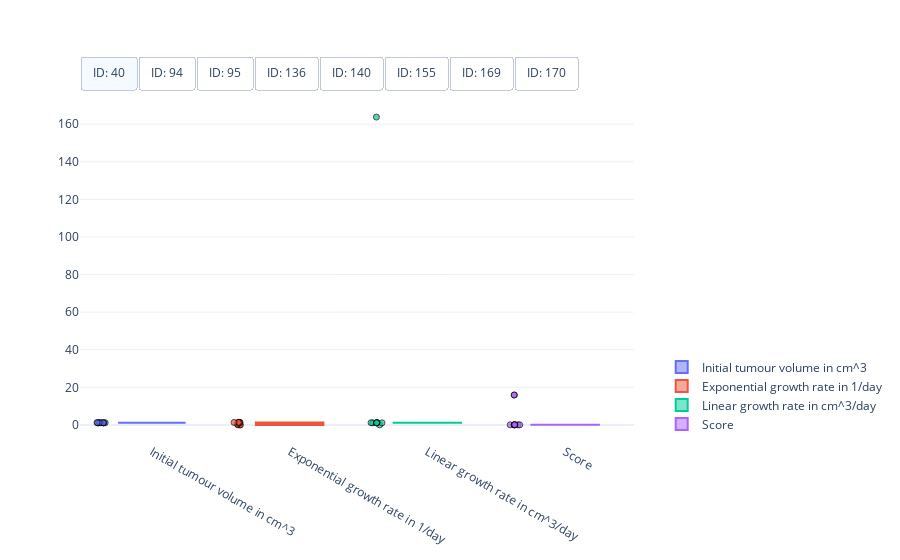

Notebook code for this chart:
### Code cell
#
# Visualisation of the spread of optimised model parameters for multiple runs from different initial points.
#
# This cell needs the above optimised initial parameter from psi_0=(1, 1, 1) and the five runs from a random initial starting point, and their respective objective function scores, as well as the data
# [mouse_parameters_multi_runs_log_transformed, mouse_scores_multi_runs_log_transformed, data]
#

import plotly.colors
import plotly.graph_objects as go


# Get mouse ids
mouse_ids = data['#ID'].unique()

# Get number of parameters + score (for visualisation)
n_params = mouse_parameters.shape[1] + 1

# Define colorscheme
colors = plotly.colors.qualitative.Plotly[:n_params]

# Get optimised parameters
optimised_parameters = mouse_parameters_multi_runs_log_transformed

# Get optimised parameters
scores = mouse_scores_multi_runs_log_transformed

# Create figure
fig = go.Figure()

# Box plot of optimised model parameters
for index, id_m in enumerate(mouse_ids):
    # Get optimised parameters
    parameters = optimised_parameters[index, ...]

    # Get scores
    score = scores[index, :]

    # Create box plot of for initial tumour volume
    fig.add_trace(
        go.Box(
            y=parameters[:, 0],  
            name="Initial tumour volume in cm^3",
            boxpoints='all',
            jitter=0.2,
            pointpos=-1.5,
            visible=True if index == 0 else False,
            marker=dict(
                symbol='circle',
                opacity=0.7,
                line=dict(color='black', width=1)),
            marker_color=colors[0],
            line_color=colors[0]))

    # Create box plot of for exponential tumour growth
    fig.add_trace(
        go.Box(
            y=parameters[:, 1],  
            name="Exponential growth rate in 1/day",
            boxpoints='all',
            jitter=0.2,
            pointpos=-1.5,
            visible=True if index == 0 else False,
            marker=dict(
                symbol='circle',
                opacity=0.7,
                line=dict(color='black', width=1)),
            marker_color=colors[1],
            line_color=colors[1]))

    # Create box plot of for linear tumour growth
    fig.add_trace(
        go.Box(
            y=parameters[:, 2],  
            name="Linear growth rate in cm^3/day",
            boxpoints='all',
            jitter=0.2,
            pointpos=-1.5,
            visible=True if index == 0 else False,
            marker=dict(
                symbol='circle',
                opacity=0.7,
                line=dict(color='black', width=1)),
            marker_color=colors[2],
            line_color=colors[2]))
    
    # Create box plot of for objective function score
    fig.add_trace(
        go.Box(
            y=score,  
            name="Score",
            boxpoints='all',
            jitter=0.2,
            pointpos=-1.5,
            visible=True if index == 0 else False,
            marker=dict(
                symbol='circle',
                opacity=0.7,
                line=dict(color='black', width=1)),
            marker_color=colors[3],
            line_color=colors[3]))

# Set figure size
fig.update_layout(
    autosize=True,
    template="plotly_white")

# Add switch between mice
fig.update_layout(
    updatemenus=[
        dict(
            type = "buttons",
            direction = "right",
            buttons=list([
                dict(
                    args=[{"visible": [True]*4 + [False]*(4 * 7)}],
                    label="ID: %d" % mouse_ids[0],
                    method="restyle"
                ),
                dict(
                    args=[{"visible": [False]*4 + [True]*4 + [False]*(4 * 6)}],
                    label="ID: %d" % mouse_ids[1],
                    method="restyle"
                ),
                dict(
                    args=[{"visible": [False]*(4 * 2) + [True]*4 + [False]*(4 * 5)}],
                    label="ID: %d" % mouse_ids[2],
                    method="restyle"
                ),
                dict(
                    args=[{"visible": [False]*(4 * 3) + [True]*4 + [False]*(4 * 4)}],
                    label="ID: %d" % mouse_ids[3],
                    method="restyle"
                ),
                dict(
                    args=[{"visible": [False]*(4 * 4) + [True]*4 + [False]*(4 * 3)}],
                    label="ID: %d" % mouse_ids[4],
                    method="restyle"
                ),
                dict(
                    args=[{"visible": [False]*(4 * 5) + [True]*4 + [False]*(4 * 2)}],
                    label="ID: %d" % mouse_ids[5],
                    method="restyle"
                ),
                dict(
                    args=[{"visible": [False]*(4 * 6) + [True]*4 + [False]* 4}],
                    label="ID: %d" % mouse_ids[6],
                    method="restyle"
                ),
                dict(
                    args=[{"visible": [False]*(4 * 7) + [True]*4}],
                    label="ID: %d" % mouse_ids[7],
                    method="restyle"
                )
            ]),
            pad={"r": 0, "t": -10},
            showactive=True,
            x=0.0,
            xanchor="left",
            y=1.1,
            yanchor="top"
        )
    ]
)

# Position legend
fig.update_layout(legend=dict(
    yanchor="bottom",
    y=0.01,
    xanchor="left",
    x=1.05))

# Show figure
fig.show()

### Figure 1 — Plotly figure (JSON) as saved in the notebook; plotly's stock layout.template omitted (floating-point values rounded to 4 significant figures)
{"data": [{"boxpoints": "all", "jitter": 0.2, "line": {"color": "#636EFA"}, "marker": {"color": "#636EFA", "line": {"color": "black", "width": 1}, "opacity": 0.7, "symbol": "circle"}, "name": "Initial tumour volume in cm^3", "pointpos": -1.5, "type": "box", "visible": true, "y": [1.15, 1.035, 1.223, 1.211, 1.149, 1.15, 1.15, 1.15, 1.15, 1.021]}, {"boxpoints": "all", "jitter": 0.2, "line": {"color": "#EF553B"}, "marker": {"color": "#EF553B", "line": {"color": "black", "width": 1}, "opacity": 0.7, "symbol": "circle"}, "name": "Exponential growth rate in 1/day", "pointpos": -1.5, "type": "box", "visible": true, "y": [1.316, 6.022e-79, 0.3767, 2.837e-18, 1.317, 1.315, 1.316, 1.316, 1.317, 0.0001619]}, {"boxpoints": "all", "jitter": 0.2, "line": {"color": "#00CC96"}, "marker": {"color": "#00CC96", "line": {"color": "black", "width": 1}, "opacity": 0.7, "symbol": "circle"}, "name": "Linear growth rate in cm^3/day", "pointpos": -1.5, "type": "box", "visible": true, "y": [1.14, 1.106, 163.8, 4.637e-14, 1.14, 1.14, 1.14, 1.14, 1.14, 1.105]}, {"boxpoints": "all", "jitter": 0.2, "line": {"color": "#AB63FA"}, "marker": {"color": "#AB63FA", "line": {"color": "black", "width": 1}, "opacity": 0.7, "symbol": "circle"}, "name": "Score", "pointpos": -1.5, "type": "box", "visible": true, "y": [0.03186, 0.06909, 15.91, 15.91, 0.03186, 0.03186, 0.03188, 0.03186, 0.03186, 0.07403]}, {"boxpoints": "all", "jitter": 0.2, "line": {"color": "#636EFA"}, "marker": {"color": "#636EFA", "line": {"color": "black", "width": 1}, "opacity": 0.7, "symbol": "circle"}, "name": "Initial tumour volume in cm^3", "pointpos": -1.5, "type": "box", "visible": false, "y": [1.077, 1.059, 1.06, 1.08, 1.077, 1.077, 1.077, 1.08, 1.06, 1.059]}, {"boxpoints": "all", "jitter": 0.2, "line": {"color": "#EF553B"}, "marker": {"color": "#EF553B", "line": {"color": "black", "width": 1}, "opacity": 0.7, "symbol": "circle"}, "name": "Exponential growth rate in 1/day", "pointpos": -1.5, "type": "box", "visible": false, "y": [1.185, 2.219e-152, 761300.0, 3.429e-34, 1.185, 1.183, 1.185, 3.343e-08, 7604.0, 2.218e-152]}, {"boxpoints": "all", "jitter": 0.2, "line": {"color": "#00CC96"}, "marker": {"color": "#00CC96", "line": {"color": "black", "width": 1}, "opacity": 0.7, "symbol": "circle"}, "name": "Linear growth rate in cm^3/day", "pointpos": -1.5, "type": "box", "visible": false, "y": [1.02, 1.017, 1.017, 5.165e-05, 1.02, 1.021, 1.02, 4.877e-07, 1.017, 1.017]}, {"boxpoints": "all", "jitter": 0.2, "line": {"color": "#AB63FA"}, "marker": {"color": "#AB63FA", "line": {"color": "black", "width": 1}, "opacity": 0.7, "symbol": "circle"}, "name": "Score", "pointpos": -1.5, "type": "box", "visible": false, "y": [0.007449, 0.008275, 0.00825, 1.611, 0.007449, 0.007448, 0.007449, 1.611, 0.008238, 0.008275]}, {"boxpoints": "all", "jitter": 0.2, "line": {"color": "#636EFA"}, "marker": {"color": "#636EFA", "line": {"color": "black", "width": 1}, "opacity": 0.7, "symbol": "circle"}, "name": "Initial tumour volume in cm^3", "pointpos": -1.5, "type": "box", "visible": false, "y": [1.247, 1.0, 1.018, 1.205, 2.759, 1.205, 1.205, 1.314, 1.0, 1.0]}, {"boxpoints": "all", "jitter": 0.2, "line": {"color": "#EF553B"}, "marker": {"color": "#EF553B", "line": {"color": "black", "width": 1}, "opacity": 0.7, "symbol": "circle"}, "name": "Exponential growth rate in 1/day", "pointpos": -1.5, "type": "box", "visible": false, "y": [1.057, 66920.0, 6.904e-07, 7.6e-06, 0.09818, 0.01781, 2.349e-09, 1.042, 10330.0, 534900.0]}, {"boxpoints": "all", "jitter": 0.2, "line": {"color": "#00CC96"}, "marker": {"color": "#00CC96", "line": {"color": "black", "width": 1}, "opacity": 0.7, "symbol": "circle"}, "name": "Linear growth rate in cm^3/day", "pointpos": -1.5, "type": "box", "visible": false, "y": [null, 1.098, 1.09, 5.651e-06, 0.9586, 26220.0, 0.0008167, 0.6653, 1.096, 1.096]}, {"boxpoints": "all", "jitter": 0.2, "line": {"color": "#AB63FA"}, "marker": {"color": "#AB63FA", "line": {"color": "black", "width": 1}, "opacity": 0.7, "symbol": "circle"}, "name": "Score", "pointpos": -1.5, "type": "box", "visible": false, "y": [0.0993, 0.5185, 0.5421, 12.13, 9.06, 12.13, 12.13, 0.07278, 0.5199, 0.5224]}, {"boxpoints": "all", "jitter": 0.2, "line": {"color": "#636EFA"}, "marker": {"color": "#636EFA", "line": {"color": "black", "width": 1}, "opacity": 0.7, "symbol": "circle"}, "name": "Initial tumour volume in cm^3", "pointpos": -1.5, "type": "box", "visible": false, "y": [1.162, 1.021, 1.161, 1.022, 1.16, 1.161, 1.161, 1.126, 1.16, 1.171]}, {"boxpoints": "all", "jitter": 0.2, "line": {"color": "#EF553B"}, "marker": {"color": "#EF553B", "line": {"color": "black", "width": 1}, "opacity": 0.7, "symbol": "circle"}, "name": "Exponential growth rate in 1/day", "pointpos": -1.5, "type": "box", "visible": false, "y": [1.055, 1340000000.0, 1.056, 25900000.0, 1.056, 1.056, 1.056, 1.995e-12, 1.056, 1.945e-17]}, {"boxpoints": "all", "jitter": 0.2, "line": {"color": "#00CC96"}, "marker": {"color": "#00CC96", "line": {"color": "black", "width": 1}, "opacity": 0.7, "symbol": "circle"}, "name": "Linear growth rate in cm^3/day", "pointpos": -1.5, "type": "box", "visible": false, "y": [1.14, 1.042, 1.137, 1.042, 1.137, 1.137, 1.137, 0.002449, 1.135, 1.036]}, {"boxpoints": "all", "jitter": 0.2, "line": {"color": "#AB63FA"}, "marker": {"color": "#AB63FA", "line": {"color": "black", "width": 1}, "opacity": 0.7, "symbol": "circle"}, "name": "Score", "pointpos": -1.5, "type": "box", "visible": false, "y": [0.04019, 0.1086, 0.04018, 0.1085, 0.04019, 0.04018, 0.04019, 7.615, 0.04018, 0.1918]}, {"boxpoints": "all", "jitter": 0.2, "line": {"color": "#636EFA"}, "marker": {"color": "#636EFA", "line": {"color": "black", "width": 1}, "opacity": 0.7, "symbol": "circle"}, "name": "Initial tumour volume in cm^3", "pointpos": -1.5, "type": "box", "visible": false, "y": [1.044, 1.082, 2.017, 1.0, 0.8149, 1.083, 1.0, 1.088, null, 1.136]}, {"boxpoints": "all", "jitter": 0.2, "line": {"color": "#EF553B"}, "marker": {"color": "#EF553B", "line": {"color": "black", "width": 1}, "opacity": 0.7, "symbol": "circle"}, "name": "Exponential growth rate in 1/day", "pointpos": -1.5, "type": "box", "visible": false, "y": [0.0004926, 0.000153, 0.9448, 1468.0, 2488000.0, 1.08e-07, 2684.0, 1.056, null, 0.6367]}, {"boxpoints": "all", "jitter": 0.2, "line": {"color": "#00CC96"}, "marker": {"color": "#00CC96", "line": {"color": "black", "width": 1}, "opacity": 0.7, "symbol": "circle"}, "name": "Linear growth rate in cm^3/day", "pointpos": -1.5, "type": "box", "visible": false, "y": [1.03, 0.01307, 0.5541, 1.054, 1.062, 2086.0, 1.054, null, null, 2.475]}, {"boxpoints": "all", "jitter": 0.2, "line": {"color": "#AB63FA"}, "marker": {"color": "#AB63FA", "line": {"color": "black", "width": 1}, "opacity": 0.7, "symbol": "circle"}, "name": "Score", "pointpos": -1.5, "type": "box", "visible": false, "y": [2.762, 12.14, 11.63, 1.177, 1.115, 12.14, 1.164, 0.1459, null, 12.13]}, {"boxpoints": "all", "jitter": 0.2, "line": {"color": "#636EFA"}, "marker": {"color": "#636EFA", "line": {"color": "black", "width": 1}, "opacity": 0.7, "symbol": "circle"}, "name": "Initial tumour volume in cm^3", "pointpos": -1.5, "type": "box", "visible": false, "y": [1.112, 1.112, 1.112, 1.142, 1.112, 1.143, 1.143, 1.012, 1.143, 1.112]}, {"boxpoints": "all", "jitter": 0.2, "line": {"color": "#EF553B"}, "marker": {"color": "#EF553B", "line": {"color": "black", "width": 1}, "opacity": 0.7, "symbol": "circle"}, "name": "Exponential growth rate in 1/day", "pointpos": -1.5, "type": "box", "visible": false, "y": [1.269e-11, 2.975e-07, 1.141e-08, 1.22, 1.368e-07, 1.218, 1.218, 1.01e-05, 1.218, 1.843e-15]}, {"boxpoints": "all", "jitter": 0.2, "line": {"color": "#00CC96"}, "marker": {"color": "#00CC96", "line": {"color": "black", "width": 1}, "opacity": 0.7, "symbol": "circle"}, "name": "Linear growth rate in cm^3/day", "pointpos": -1.5, "type": "box", "visible": false, "y": [0.2096, 1.823e+21, 1.281e-21, 1.114, 5.744e-15, 1.115, 1.115, 1.082, 1.115, 5.721e-15]}, {"boxpoints": "all", "jitter": 0.2, "line": {"color": "#AB63FA"}, "marker": {"color": "#AB63FA", "line": {"color": "black", "width": 1}, "opacity": 0.7, "symbol": "circle"}, "name": "Score", "pointpos": -1.5, "type": "box", "visible": false, "y": [17.51, 17.51, 17.51, 0.2589, 17.51, 0.2589, 0.2589, 0.2945, 0.2589, 17.51]}, {"boxpoints": "all", "jitter": 0.2, "line": {"color": "#636EFA"}, "marker": {"color": "#636EFA", "line": {"color": "black", "width": 1}, "opacity": 0.7, "symbol": "circle"}, "name": "Initial tumour volume in cm^3", "pointpos": -1.5, "type": "box", "visible": false, "y": [1.132, 1.131, 1.155, 1.132, null, 1.132, 1.131, 1.131, 1.131, 1.131]}, {"boxpoints": "all", "jitter": 0.2, "line": {"color": "#EF553B"}, "marker": {"color": "#EF553B", "line": {"color": "black", "width": 1}, "opacity": 0.7, "symbol": "circle"}, "name": "Exponential growth rate in 1/day", "pointpos": -1.5, "type": "box", "visible": false, "y": [1.044, 2.714e-27, 1.029, 1.044, null, 1.044, 2.933e-08, 0.0001991, 0.02695, 1.044]}, {"boxpoints": "all", "jitter": 0.2, "line": {"color": "#00CC96"}, "marker": {"color": "#00CC96", "line": {"color": "black", "width": 1}, "opacity": 0.7, "symbol": "circle"}, "name": "Linear growth rate in cm^3/day", "pointpos": -1.5, "type": "box", "visible": false, "y": [1.076, 1.105e-32, 0, 1.076, null, 1.076, 0.06445, 0.0699, 0.0002875, 1.074]}, {"boxpoints": "all", "jitter": 0.2, "line": {"color": "#AB63FA"}, "marker": {"color": "#AB63FA", "line": {"color": "black", "width": 1}, "opacity": 0.7, "symbol": "circle"}, "name": "Score", "pointpos": -1.5, "type": "box", "visible": false, "y": [0.002915, 2.614, 0.005672, 0.002915, null, 0.002915, 2.614, 2.614, 2.614, 0.002916]}, {"boxpoints": "all", "jitter": 0.2, "line": {"color": "#636EFA"}, "marker": {"color": "#636EFA", "line": {"color": "black", "width": 1}, "opacity": 0.7, "symbol": "circle"}, "name": "Initial tumour volume in cm^3", "pointpos": -1.5, "type": "box", "visible": false, "y": [1.091, 1.091, 1.083, 1.091, 1.233, 1.091, null, 1.083, 1.091, 1.091]}, {"boxpoints": "all", "jitter": 0.2, "line": {"color": "#EF553B"}, "marker": {"color": "#EF553B", "line": {"color": "black", "width": 1}, "opacity": 0.7, "symbol": "circle"}, "name": "Exponential growth rate in 1/day", "pointpos": -1.5, "type": "box", "visible": false, "y": [1.037, 1.037, 0.00024, 1.037, 3.212e-08, 1.037, null, 3.971e-17, 1.037, 1.037]}, {"boxpoints": "all", "jitter": 0.2, "line": {"color": "#00CC96"}, "marker": {"color": "#00CC96", "line": {"color": "black", "width": 1}, "opacity": 0.7, "symbol": "circle"}, "name": "Linear growth rate in cm^3/day", "pointpos": -1.5, "type": "box", "visible": false, "y": [1.213, 1.213, 147.1, 1.213, 0.9714, 1.216, null, 7.921e-12, 1.213, 1.201]}, {"boxpoints": "all", "jitter": 0.2, "line": {"color": "#AB63FA"}, "marker": {"color": "#AB63FA", "line": {"color": "black", "width": 1}, "opacity": 0.7, "symbol": "circle"}, "name": "Score", "pointpos": -1.5, "type": "box", "visible": false, "y": [0.002316, 0.002316, 1.52, 0.002316, 1.517, 0.002316, null, 1.52, 0.002316, 0.002316]}], "layout": {"autosize": true, "legend": {"x": 1.05, "xanchor": "left", "y": 0.01, "yanchor": "bottom"}, "updatemenus": [{"buttons": [{"args": [{"visible": [true, true, true, true, false, false, false, false, false, false, false, false, false, false, false, false, false, false, false, false, false, false, false, false, false, false, false, false, false, false, false, false]}], "label": "ID: 40", "method": "restyle"}, {"args": [{"visible": [false, false, false, false, true, true, true, true, false, false, false, false, false, false, false, false, false, false, false, false, false, false, false, false, false, false, false, false, false, false, false, false]}], "label": "ID: 94", "method": "restyle"}, {"args": [{"visible": [false, false, false, false, false, false, false, false, true, true, true, true, false, false, false, false, false, false, false, false, false, false, false, false, false, false, false, false, false, false, false, false]}], "label": "ID: 95", "method": "restyle"}, {"args": [{"visible": [false, false, false, false, false, false, false, false, false, false, false, false, true, true, true, true, false, false, false, false, false, false, false, false, false, false, false, false, false, false, false, false]}], "label": "ID: 136", "method": "restyle"}, {"args": [{"visible": [false, false, false, false, false, false, false, false, false, false, false, false, false, false, false, false, true, true, true, true, false, false, false, false, false, false, false, false, false, false, false, false]}], "label": "ID: 140", "method": "restyle"}, {"args": [{"visible": [false, false, false, false, false, false, false, false, false, false, false, false, false, false, false, false, false, false, false, false, true, true, true, true, false, false, false, false, false, false, false, false]}], "label": "ID: 155", "method": "restyle"}, {"args": [{"visible": [false, false, false, false, false, false, false, false, false, false, false, false, false, false, false, false, false, false, false, false, false, false, false, false, true, true, true, true, false, false, false, false]}], "label": "ID: 169", "method": "restyle"}, {"args": [{"visible": [false, false, false, false, false, false, false, false, false, false, false, false, false, false, false, false, false, false, false, false, false, false, false, false, false, false, false, false, true, true, true, true]}], "label": "ID: 170", "method": "restyle"}], "direction": "right", "pad": {"r": 0, "t": -10}, "showactive": true, "type": "buttons", "x": 0, "xanchor": "left", "y": 1.1, "yanchor": "top"}]}}
